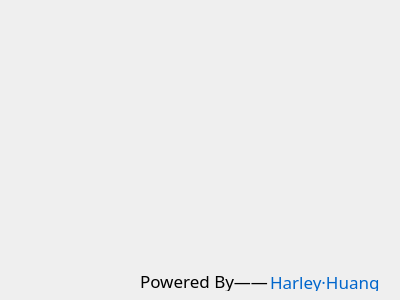
<?xml version="1.0" encoding="UTF-8"?>
<ui version="4.0">
 <class>AboutDialog</class>
 <widget class="QDialog" name="AboutDialog">
  <property name="geometry">
   <rect>
    <x>0</x>
    <y>0</y>
    <width>400</width>
    <height>300</height>
   </rect>
  </property>
  <property name="font">
   <font>
    <family>黑体</family>
    <pointsize>15</pointsize>
   </font>
  </property>
  <property name="windowTitle">
   <string>Dialog</string>
  </property>
  <widget class="QLabel" name="label">
   <property name="geometry">
    <rect>
     <x>140</x>
     <y>270</y>
     <width>131</width>
     <height>21</height>
    </rect>
   </property>
   <property name="font">
    <font>
     <pointsize>13</pointsize>
    </font>
   </property>
   <property name="text">
    <string>Powered By——</string>
   </property>
  </widget>
  <widget class="QLabel" name="label_Website">
   <property name="geometry">
    <rect>
     <x>270</x>
     <y>270</y>
     <width>121</width>
     <height>21</height>
    </rect>
   </property>
   <property name="font">
    <font>
     <pointsize>13</pointsize>
    </font>
   </property>
   <property name="text">
    <string>&lt;html&gt;&lt;head/&gt;&lt;body&gt;&lt;p&gt;&lt;a href=&quot;https://github.com/haorengg12&quot;&gt;&lt;span style=&quot; text-decoration: underline; color:#0066cc;&quot;&gt;Harley·Huang&lt;/span&gt;&lt;/a&gt;&lt;/p&gt;&lt;/body&gt;&lt;/html&gt;</string>
   </property>
  </widget>
 </widget>
 <resources/>
 <connections/>
</ui>
